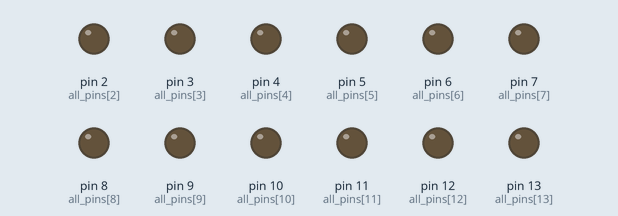
This sketch was run on a simulated Arduino Uno, built with avr-gcc and run on an emulated ATmega328P. Parts: output pins drawn as LEDs (lit = HIGH). Pins used as bus, display or sensor lines are not drawn.

Above: at 0.1 s.
At 4.1 s:
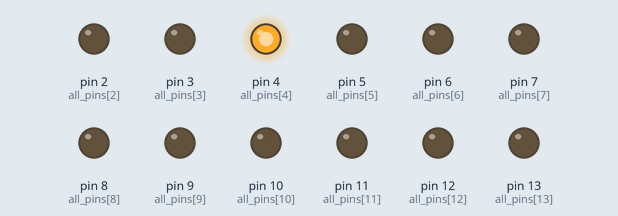
At 8.1 s:
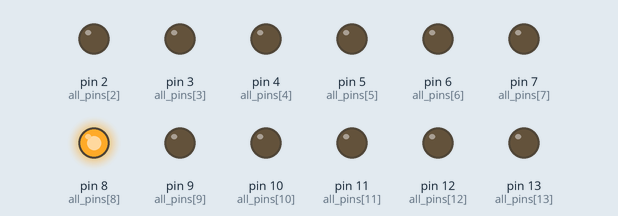
At 16.1 s:
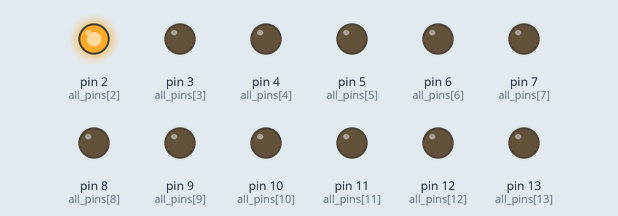
At 24.1 s:
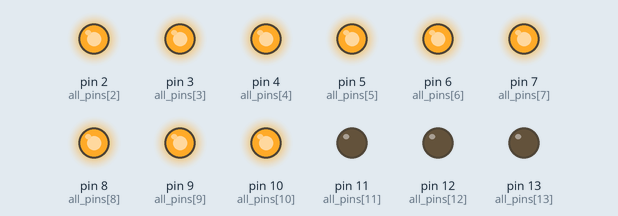
At 33.2 s:
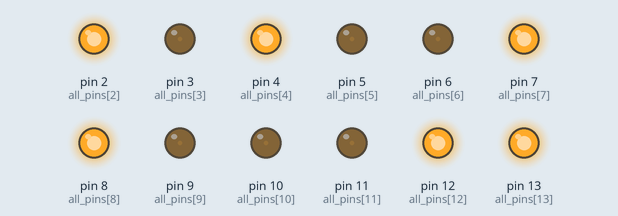
Timing chart, 0 to 40.0 s (numbered marks = the images above):
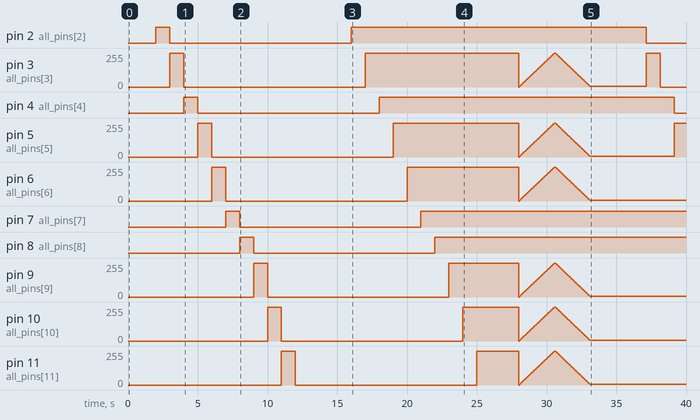

Measured:
- by itself, pin 2 (all_pins[2]): LOW → HIGH at 2.0 s, → LOW 1.0 s later, → HIGH 13.0 s later, → LOW 21.2 s later
- by itself, pin 4 (all_pins[4]): LOW → HIGH at 4.0 s, → LOW 1.0 s later, → HIGH 13.0 s later, → LOW 21.2 s later
- by itself, pin 7 (all_pins[7]): LOW → HIGH at 7.0 s, → LOW 1.0 s later, → HIGH 13.0 s later
- by itself, pin 8 (all_pins[8]): LOW → HIGH at 8.0 s, → LOW 1.0 s later, → HIGH 13.0 s later

The sketch:

LedOddLamp.ino
```cpp
/*
  LedOddLamp (LOL)
  Remote Led Lamp Manager

  |~6  |~9  |~10 |~11
  |2   |~3  |4   |~5

 */

/* MODOS */
#define APAGADO '0'
#define ENCENDIDO_TODO '1'
#define ENCENDIDO_ABAJO '2'
#define ENCENDIDO_ARRIBA '3'
#define APAGADO_PROGRAMADO '4'
#define TEST 't'

char modo = TEST;
int top_pins[] = {6,9,10,11};
int bottom_pins[] = {2,3,4,5};
//int all_pins[] = {2,3,4,5,6,9,10,11};
int all_pins[] = {0,1,2,3,4,5,6,7,8,9,10,11,12,13}; // debug!
int pwm_pins[] = {3,5,6,9,10,11};
int all_fade[] = {0,0,0,0,0,0,0,0};
int total_pins;
int total_pwm_pins = 6;

/**
 * setup
 */
void setup() {
  Serial.begin(9600);
  // initialize the digitals pins as an output.
  total_pins = sizeof(all_pins) / sizeof(int);
  int i;
  for (i=0; i<total_pins; i++) {
    pinMode(all_pins[i],OUTPUT);
  }
}

/**
 * loop
 */
void loop() {
  switch (modo) {
    case APAGADO:
      apagar();
      break;
    case ENCENDIDO_TODO:
      encender();
      break;
    case TEST:
      test();
      break;
    default:
      apagar();
  }
  delay(1000);              // wait for a second
}

/**
 * serial event
 */
void serialEvent() {
  while (Serial.available()) {
    // get the new byte as integer:
    modo = (char)Serial.read();
    Serial.print(">> recibido: ");
    Serial.println(modo);
  }
}

/**
 * apagar
 */
void apagar() {
  Serial.println(">> apagar");
  int i;
  for (i=0; i<total_pins; i++) {
    digitalWrite(all_pins[i],LOW);
  }
}

/**
 * encender
 */
void encender() {
  Serial.println(">> encender");
  for (int i=0; i<total_pins; i++) {
    digitalWrite(all_pins[i],HIGH);
  }
}

/**
 *
 */
void test() {
  for (int i=0; i<total_pins; i++) {
    digitalWrite(all_pins[i],HIGH);
    delay(1000);
    digitalWrite(all_pins[i],LOW);
  }

  for (int i=0; i<total_pins; i++) {
    digitalWrite(all_pins[i],HIGH);
    delay(1000);
  }

  for(int fadeValue = 0 ; fadeValue <= 255; fadeValue +=5) {
    for (int i=0; i<total_pwm_pins; i++) {
      analogWrite(pwm_pins[i], fadeValue);
    }
  // wait for 30 milliseconds to see the dimming effect
  delay(50);
  }

  for(int fadeValue = 255 ; fadeValue > 0; fadeValue -=5) {
    for (int i=0; i<total_pwm_pins; i++) {
      analogWrite(pwm_pins[i], fadeValue);
  }
  // wait for 30 milliseconds to see the dimming effect
  delay(50);
  }
}
```
